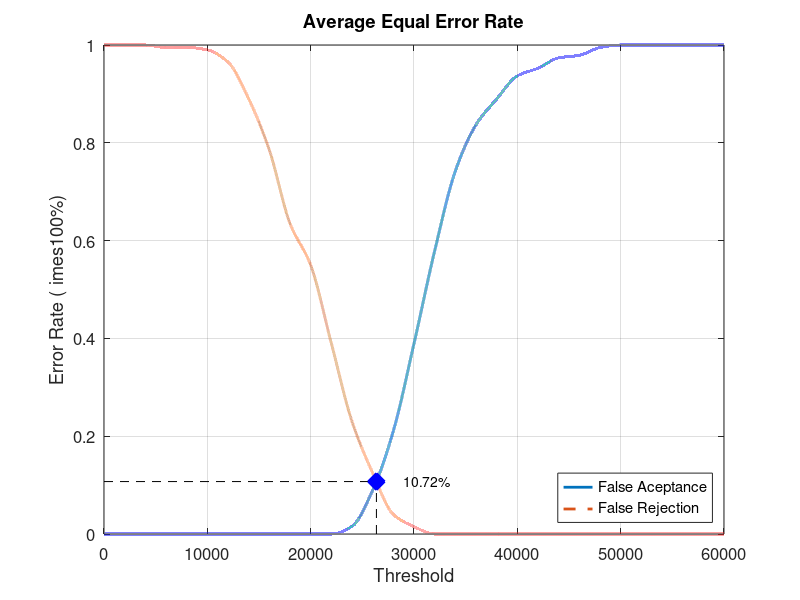
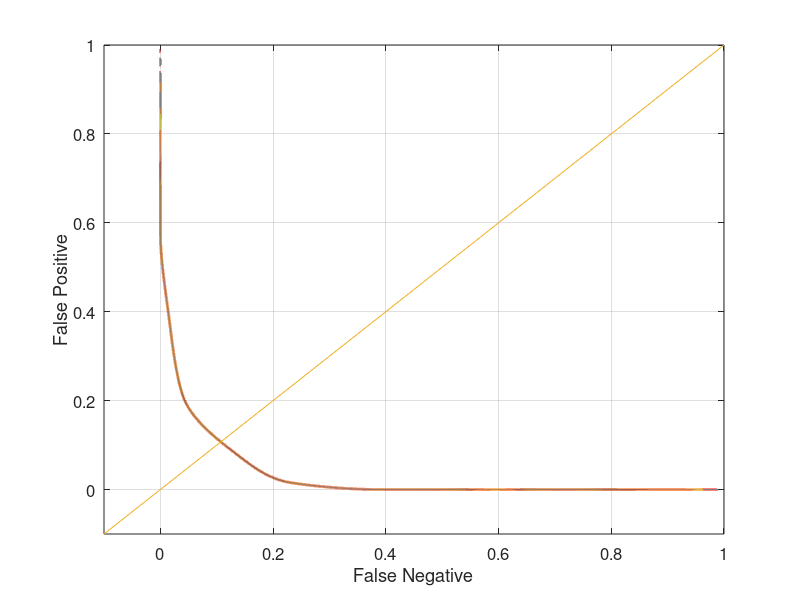

These figures' MATLAB source, in order:
close all;
clear;
clc;
x = 0:2000:60000;
xq = 0:0.5:60000;

y0 = [0 0 0 0 0 0 0 0 0 0 0 0 0.0157895 0.0894737 0.210526 0.389474 0.578947 0.742105 0.836842 0.889474 0.936842 0.952632 0.973684 0.978947 0.994737 1 1 1 1 1 1]
yy0 = interp1(x, y0, xq, 'pchip');
y1 = [1 1 1 0.995 0.995 0.99 0.965 0.89 0.785 0.635 0.55 0.39 0.23 0.125 0.04 0.015 0 0 0 0 0 0 0 0 0 0 0 0 0 0 0]
yy1 = interp1(x, y1, xq, 'pchip');

% Calculating EER: 
y2 = abs(y0 - y1);
find(y2 == min(y2))
yy2 = abs(yy0 - yy1);
xEER = find(yy2 == min(yy2));
xEERIndex = xq(xEER) % X-axis EER
yEER = yy0(xEER) % Y-axis EER

main = figure
plot(xq, yy0,'-','LineWidth', 2);	hold on
plot(xq, yy1,'--','LineWidth', 2);	hold on
plot([xEERIndex xEERIndex], [0 yEER], 'k--');	hold on
plot([0 xEERIndex], [yEER yEER], 'k--');	hold on
plot(xEERIndex, yEER, 'bx', 'LineWidth', 10);	hold on
text(xEERIndex + 10 * xEERIndex / 100, yEER, [num2str(round((10000 * yEER)) / 100) '%'])
legend('False Aceptance', 'False Rejection', 'Location', 'SouthEast')
xlabel('Threshold')
ylabel('Error Rate (	imes100%)')
title('Average Equal Error Rate')
set(gca, 'FontSize', 12)
axis([0 60000 0 1])
grid on

print(main, 'Database1_3Main', '-dpng');
FNRxFPR = figure('Color', [1 1 1]);
plot(yy1, yy0, '-', yy1, yy0, 'LineWidth', 2);
hold on
y = -0.1:0.1:1
plot(y, y); 
set(gca, 'FontSize', 12)
xlabel('False Negative')
ylabel('False Positive')
axis([-0.1 1 -0.1 1])
set(gca, 'FontSize', 12)
grid on

print(FNRxFPR, 'Database1_3FNRxFPR','-dpng');
